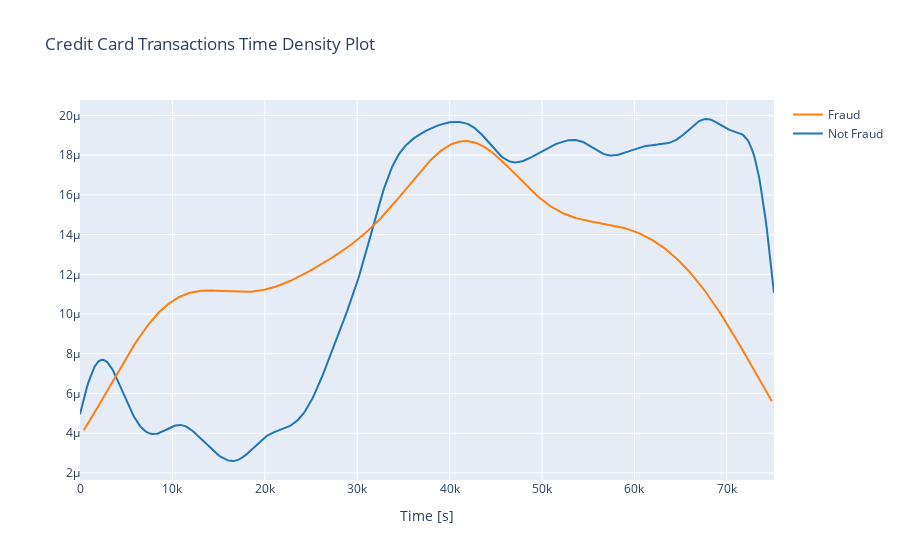

The notebook cell saved with this chart:
### Code cell
class_0 = data_df.loc[data_df['Class'] == 0]["Time"]
class_1 = data_df.loc[data_df['Class'] == 1]["Time"]
#plt.figure(figsize = (14,4))
#plt.title('Credit Card Transactions Time Density Plot')
#sns.set_color_codes("pastel")
#sns.distplot(class_0,kde=True,bins=480)
#sns.distplot(class_1,kde=True,bins=480)
#plt.show()
hist_data = [class_0, class_1]
group_labels = ['Not Fraud', 'Fraud']

fig = ff.create_distplot(hist_data, group_labels, show_hist=False, show_rug=False)
fig['layout'].update(title='Credit Card Transactions Time Density Plot', xaxis=dict(title='Time [s]'))
iplot(fig, filename='dist_only')

### Figure 1 — Plotly figure (JSON) as saved in the notebook; plotly's stock layout.template omitted (floating-point values rounded to 4 significant figures; data arrays with more than 128 entries replaced by an {"elided": "..."} marker saying what was removed)
{"data": [{"showlegend": true, "legendgroup": "Not Fraud", "name": "Not Fraud", "yaxis": "y", "y": {"elided": "500 float values"}, "mode": "lines", "xaxis": "x", "marker": {"color": "rgb(31, 119, 180)"}, "x": {"elided": "500 float values"}, "type": "scatter"}, {"showlegend": true, "legendgroup": "Fraud", "name": "Fraud", "yaxis": "y", "y": {"elided": "500 float values"}, "mode": "lines", "xaxis": "x", "marker": {"color": "rgb(255, 127, 14)"}, "x": {"elided": "500 float values"}, "type": "scatter"}], "layout": {"title": {"text": "Credit Card Transactions Time Density Plot"}, "yaxis": {"position": 0, "domain": [0, 1], "anchor": "free"}, "barmode": "overlay", "xaxis": {"zeroline": false, "domain": [0, 1], "anchor": "y2", "title": {"text": "Time [s]"}}, "hovermode": "closest", "legend": {"traceorder": "reversed"}}}
